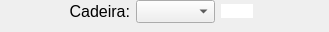
<?xml version="1.0" encoding="UTF-8"?>
<ui version="4.0">
 <class>Form</class>
 <widget class="QWidget" name="Form">
  <property name="geometry">
   <rect>
    <x>0</x>
    <y>0</y>
    <width>329</width>
    <height>32</height>
   </rect>
  </property>
  <property name="windowTitle">
   <string>Form</string>
  </property>
  <widget class="QWidget" name="layoutWidget">
   <property name="geometry">
    <rect>
     <x>10</x>
     <y>0</y>
     <width>301</width>
     <height>26</height>
    </rect>
   </property>
   <layout class="QHBoxLayout" name="horizontalLayout">
    <property name="sizeConstraint">
     <enum>QLayout::SetMinAndMaxSize</enum>
    </property>
    <item>
     <widget class="QLabel" name="label">
      <property name="maximumSize">
       <size>
        <width>120</width>
        <height>16777215</height>
       </size>
      </property>
      <property name="font">
       <font>
        <pointsize>12</pointsize>
       </font>
      </property>
      <property name="layoutDirection">
       <enum>Qt::RightToLeft</enum>
      </property>
      <property name="text">
       <string>Cadeira:</string>
      </property>
      <property name="textFormat">
       <enum>Qt::AutoText</enum>
      </property>
      <property name="scaledContents">
       <bool>true</bool>
      </property>
      <property name="alignment">
       <set>Qt::AlignRight|Qt::AlignTrailing|Qt::AlignVCenter</set>
      </property>
      <property name="wordWrap">
       <bool>false</bool>
      </property>
     </widget>
    </item>
    <item>
     <widget class="QComboBox" name="comboBox">
      <property name="sizePolicy">
       <sizepolicy hsizetype="Fixed" vsizetype="Fixed">
        <horstretch>0</horstretch>
        <verstretch>0</verstretch>
       </sizepolicy>
      </property>
      <property name="font">
       <font>
        <pointsize>10</pointsize>
       </font>
      </property>
     </widget>
    </item>
    <item>
     <widget class="QPushButton" name="removeButton">
      <property name="sizePolicy">
       <sizepolicy hsizetype="Fixed" vsizetype="Fixed">
        <horstretch>0</horstretch>
        <verstretch>0</verstretch>
       </sizepolicy>
      </property>
      <property name="styleSheet">
       <string notr="true">background-color: white;
border: none

</string>
      </property>
      <property name="text">
       <string/>
      </property>
      <property name="icon">
       <iconset>
        <normaloff>x.png</normaloff>x.png</iconset>
      </property>
     </widget>
    </item>
   </layout>
  </widget>
 </widget>
 <resources/>
 <connections/>
</ui>
